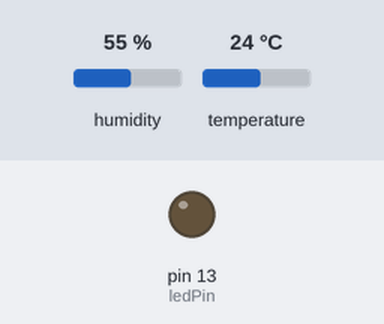
Bench run of a sketch on a simulated Arduino Uno, built with avr-gcc and run on an emulated ATmega328P. On the bench: output pins drawn as LEDs (lit = HIGH). The inputs (shaded band) are chosen by the test bench; at power-on: humidity 55 %, temperature 24 °C. What the sketch prints to the serial monitor is not drawn.

Above: at 0.1 s.
At 5.1 s:
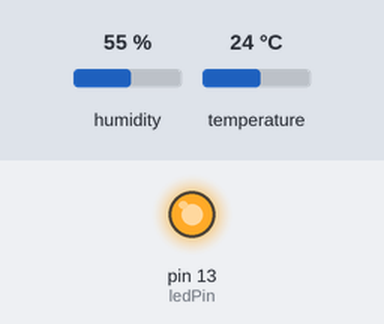
Timing chart, 0 to 6.6 s (numbered marks = the images above):
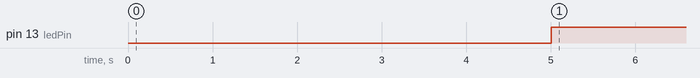

Measured:
- by itself, pin 13 (ledPin): LOW → HIGH at 5.0 s

The sketch:

test_json.ino
```cpp
#include <ArduinoJson.h>
#include <DHT.h> //teperature&humidity
#define DHTPIN A0 // A0 for temperature & humidity
#define DHTTYPE DHT22 // DHT 22 (AM2302)
DHT dht(DHTPIN, DHTTYPE);

const int ledPin = 13;


void setup()
{

  Serial.begin(9600);
  Serial.println();
  dht.begin();
  pinMode(ledPin,OUTPUT);

}

void loop()
{
  float h = dht.readHumidity();
  float t = dht.readTemperature();

  StaticJsonDocument<256> doc;
  JsonObject root = doc.as<JsonObject>();
  doc["Temperature"] = t;
  doc["Humidity"] = h;
  serializeJson(doc, Serial);
  Serial.println();
  delay(5000);

  digitalWrite(ledPin,HIGH);
  delay(3000);


 }
```
